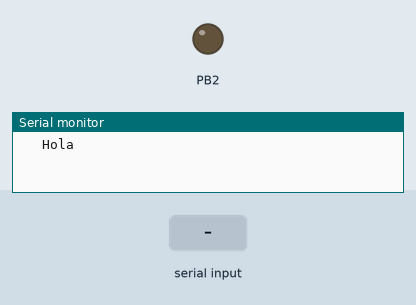
This program was run on a simulated ATmega16, built with avr-gcc and emulated at 8 MHz. Parts: output pins drawn as LEDs (lit = HIGH), the last lines printed to the serial monitor. The inputs (shaded band) are chosen by the test bench.

Above: at 1.2 s.
1.3 s: "e" received over Serial
At 1.7 s:
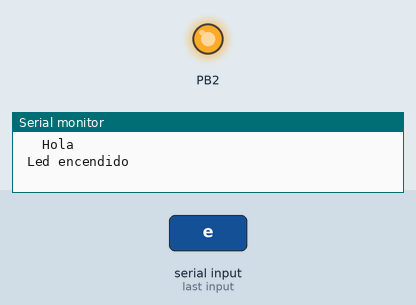
2.8 s: "a" received over Serial
At 3.9 s:
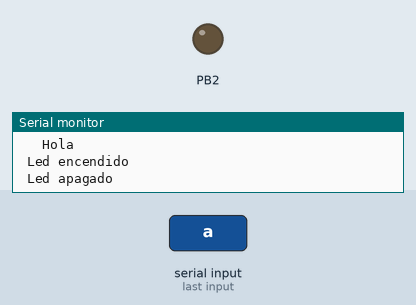
Timing chart, 0 to 5.8 s (numbered marks = the images above; inputs shaded):
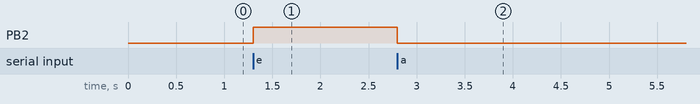

Measured:
- after the input at 1.3 s, PB2: LOW → HIGH at once
- after the input at 2.8 s, PB2: HIGH → LOW at once

The program:

main.cpp
```cpp
/*
 * Atmega16A_I2C_UART.cpp
 *
 * Created: 12/31/2020 11:55:34 PM
 * Author : vladi
 */
#define F_CPU		8000000UL
#define Baud_Rate	9600
#define Baud_Prescale	((F_CPU/(16UL*Baud_Rate))-1)
#include <avr/io.h>
#include <util/delay.h>
#include <stdlib.h>
#include <stdio.h>

unsigned char UART_Rx()
{
		while ((UCSRA&(1<<RXC))==0);
		return UDR;
}
void UART_Tx(char caracter)
{
	while (!(UCSRA&(1<<UDRE)));  // Mientras no se vacie el Reg UDR no sale
	UDR=caracter;
}
void UART_Tx_String(char *str)
{
	unsigned char j=0;
	while (str[j]!=0)
	{
		UART_Tx(str[j]);
		j++;
	}
}

int main(void)
{
	char c;
    /* Inicializamos USART */
	UCSRB|=(1<<RXEN)|(1<<TXEN);   //Habilitamos RX y TX
	UCSRC|=(1<<URSEL)|(1<<UCSZ1)|(1<<UCSZ0); //Tamaño de bits
	UBRRL|=Baud_Prescale;			  //Velocidad de baudios
	UBRRH|=(Baud_Prescale>>8);

	DDRB=DDRB|(1<<PB2);
	UART_Tx_String("\n\t Hola");
    while (1)
    {
		c=UART_Rx();
		if(c=='e')
		{
			PORTB|=(1<<PB2);
			UART_Tx_String("\n\r Led encendido");
		}
		else if (c=='a')
		{
			PORTB&=~(1<<PB2);
			UART_Tx_String("\n\r Led apagado");
		}
		else {UART_Tx_String("\n\r Tecla erronea");}


    }
}
```
